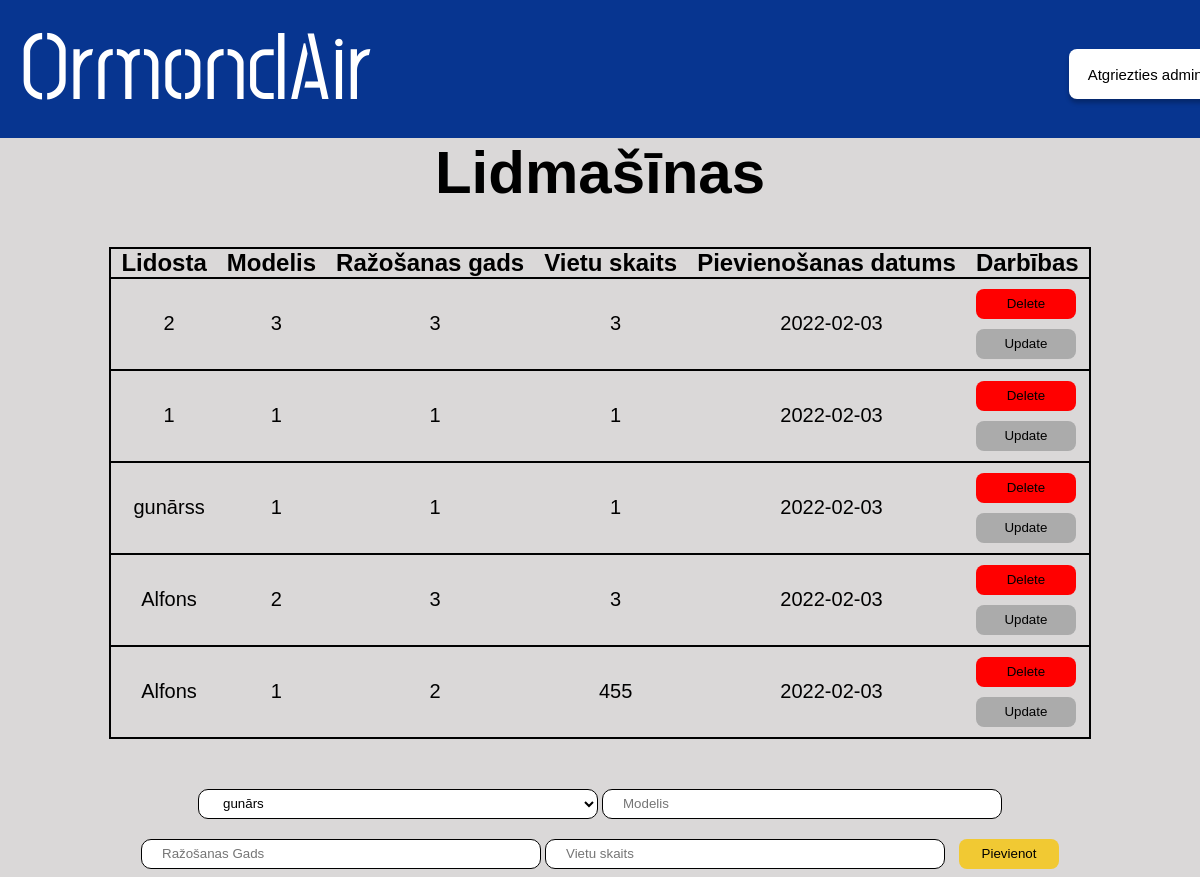
The page /admin/lidmasinas on the database its author committed.
### main.py (models this page shows, shortened)
class Lidmasina(db.Model):
    id = db.Column(db.Integer, primary_key=True)
    content = db.Column(db.String(200), nullable=False)
    modelis = db.Column(db.String(200), nullable=False)
    razosanas_gads = db.Column(db.String(3), nullable=False)
    vietu_skaits = db.Column(db.String(200), nullable=False)
    date_created = db.Column(db.DateTime, default=datetime.utcnow)

### main.py (the view)
@app.route('/admin/lidmasinas', methods=['POST', 'GET'])
def lidmasina():
    if request.method == 'POST':
      new_lidmasina = Lidmasina(content=request.form['content'],modelis=request.form['modelis'], razosanas_gads=request.form['razosanas_gads'], vietu_skaits=request.form['vietu_skaits'])
      try:
        db.session.add(new_lidmasina)
        db.session.commit()
        return redirect('/admin/lidmasinas')
      except:
        return "Draugi nav labi!"
    else:
      lidostas = Lidosta.query.order_by(Lidosta.id).all()
      tasks = Lidmasina.query.order_by(Lidmasina.date_created).all()
      return render_template('adminlidmasinas.html', tasks=tasks, lidostas = lidostas)

### templates/adminlidmasinas.html (shortened to what this page needs)
<!DOCTYPE html>
<html lang="en">
  <head>
    <link href="/static/css/stylesheet.css" rel="stylesheet" />
  </head>
  <body>
    <div class="augsejaisBaneris">
      <a href="/">
        <h1 class="homePage">OrmondAir</h1>
      </a>
      <a href="/admin">
        <button id="atgriezties_admin">Atgriezties admin</button>
      </a>
    </div>
    <div class="apaksejaisBaneris">
      <h1 id="virsraksts">Lidmašīnas</h1>
      {% if tasks|length < 1 %}
      <h4 id="apaksraksts">Nav pievienota neviena lidmašīna! </h4>
      {% else %}
      <table class="tabula">
         <tr class="tabula">
          <th class="teksts">Lidosta</th>
          <th class="teksts">Modelis</th>
          <th class="teksts">Ražošanas gads</th>
          <th class="teksts">Vietu skaits</th>
          <th class="teksts">Pievienošanas datums</th>
          <th class="teksts">Darbības</th>
        </tr>
        {% for task in tasks %}
          <tr class="tabula">
            <td class="dbteksts">{{ task.content }}</td>
            <td class="dbteksts">{{ task.modelis }}</td>
            <td class="dbteksts">{{ task.razosanas_gads }}</td>
            <td class="dbteksts">{{ task.vietu_skaits }}</td>
            <td class="dbteksts">{{ task.date_created.date() }}</td>
            <td>
              <a href="/delete_airplane/{{task.id}}"><button id=dzest>Delete</button></a>
                <br>
              <a href="/update_lidmasinas/{{task.id}}"><button id=labot>Update</button></a>
            </td>
          </tr>
        {% endfor %}
      </table>
      {% endif %}
      <form action="/admin/lidmasinas" method="POST" id="form">
        <select class="input" name="content" id="content" method="POST">
          {% for lidosta in lidostas %}
            <option value="{{lidosta.content}}">{{ lidosta.content }}</option>
          {% endfor %}
        </select>
        <input class="input" type="text" placeholder="Modelis" name="modelis" id="modelis" maxlength="50" required>
        <input class="input" type="text" placeholder="Ražošanas Gads" name="razosanas_gads" id="razosanas_gads" maxlength="4" required>
        <input class="input" type="text" placeholder="Vietu skaits" name="vietu_skaits" id="vietu_skaits" maxlength="4" required>
        <input type="submit" value="Pievienot" id="pievienot">
      </form>
    </div>
  </body>
</html>

### static/css/stylesheet.css (style rules this page uses)
body { background: rgba(186, 182, 182, 0.53); }
* { margin: 0; padding: 0; box-sizing: border-box; text-decoration: none; }
.augsejaisBaneris { position: absolute; left: 0%; right: 0%; top: 0%; bottom: 84.28%; background: #073590; }
.homePage { position: absolute; left: 0%; font-family: Post No Bills Colombo Medium; font-size: 96px; display: flex; margin-left: 20px; color: #ffffff; user-select: none; }
.apaksejaisBaneris { position: absolute; top: 15.72%; right: 0px; left: 0px; }
#atgriezties_admin { position: absolute; width: 152px; height: 50.63px; left: 89.1%; top: 35.4%; background: #ffffff; border-radius: 8px; box-shadow: 0px 4px 4px rgba(0, 0, 0, 0.25); border-style: none; font-family: Arial, Helvetica, sans-serif; font-size: 15px; cursor: pointer; }
#pievienot { width: 100px; height: 30px; background: #f1c933; border-radius: 8px; outline: none; cursor: pointer; border: 1px solid transparent; margin-left: 10px; }
.teksts { font-family: Arial, Helvetica, sans-serif; font-size: 24px; color: #000000; padding-left: 10px; padding-right: 10px; }
.input { background: #ffffff; border: 1px solid #000000; box-sizing: border-box; border-radius: 10px; outline: none; padding-left: 20px; padding-right: 20px; width: 400px; height: 30px; margin-top: 10px; margin-bottom: 10px; }
#dzest { width: 100px; height: 30px; background: #ff0000; border-radius: 8px; outline: none; cursor: pointer; border: 1px solid transparent; margin-top: 10px; margin-left: 10px; }
#labot { width: 100px; height: 30px; background: #ababab; border-radius: 8px; outline: none; cursor: pointer; border: 1px solid transparent; margin-top: 10px; margin-left: 10px; margin-bottom: 10px; }
.dbteksts { text-align: center; font-family: Arial, Helvetica, sans-serif; font-size: 20px; color: #000000; padding-left: 10px; }
#virsraksts { text-align: center; font-family: Arial, Helvetica, sans-serif; font-size: 60px; color: #000000; }
.tabula { border-collapse: collapse; border: solid 2px #000000; margin-left: auto; margin-right: auto; margin-top: 40px; margin-bottom: 40px; }
#form { text-align: center; }

### rows shown on the page
Lidmasina: content "2", modelis "3", razosanas_gads "3", vietu_skaits "3", date_created "2022-02-03"
Lidmasina: content "1", modelis "1", razosanas_gads "1", vietu_skaits "1", date_created "2022-02-03"
Lidmasina: content "gunārss", modelis "1", razosanas_gads "1", vietu_skaits "1", date_created "2022-02-03"
Lidmasina: content "Alfons", modelis "2", razosanas_gads "3", vietu_skaits "3", date_created "2022-02-03"
Lidmasina: content "Alfons", modelis "1", razosanas_gads "2", vietu_skaits "455", date_created "2022-02-03"

### other values the page prints
form field content "gunārs"
